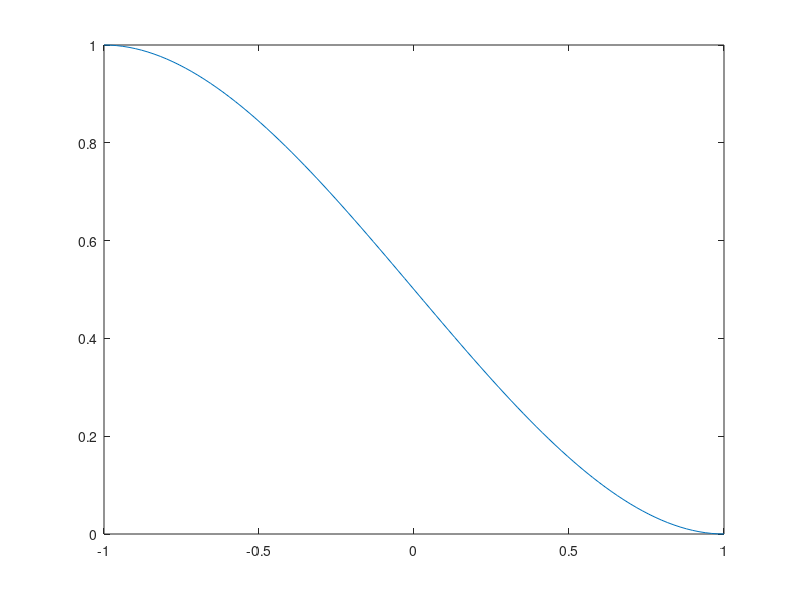
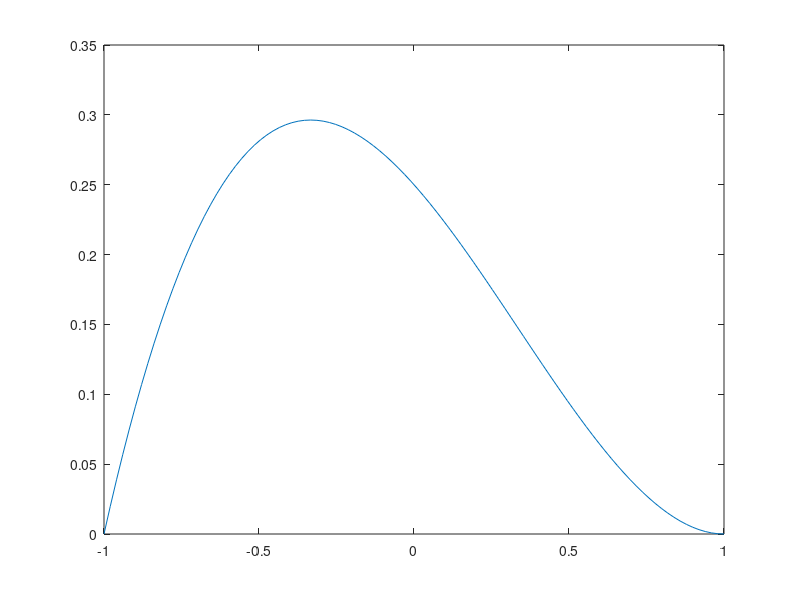
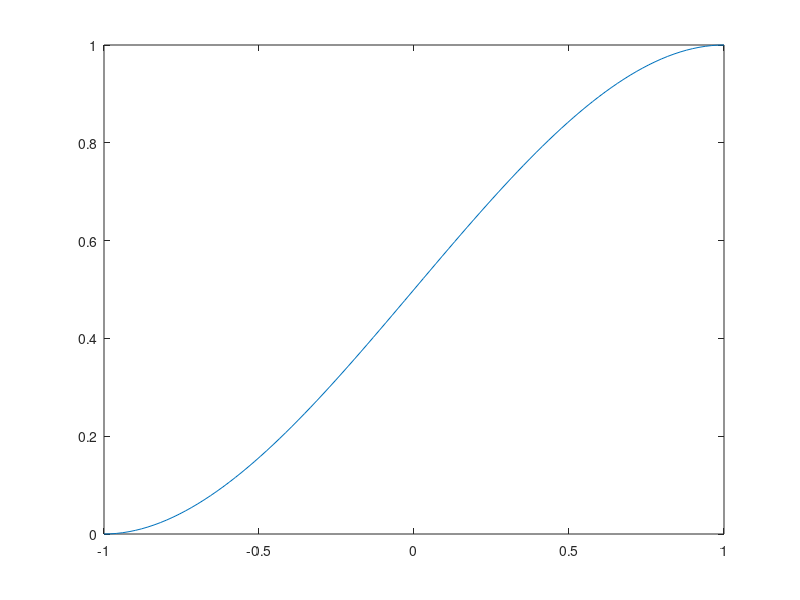
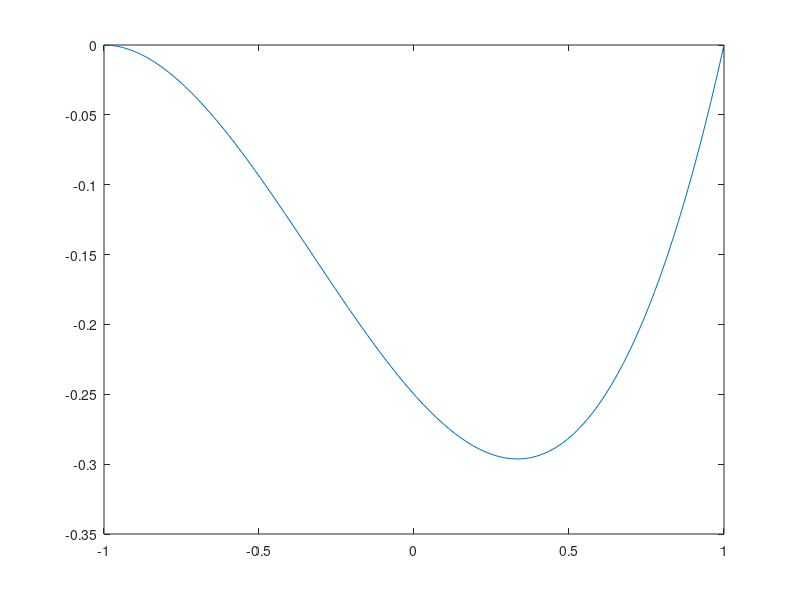

MATLAB code to generate these figures, in order:
clc
clear all
close all

xi = linspace(-1,1,100)

N1 = 0.5-0.75.*(xi)+0.25.*(xi).^3
N2 = 0.25-0.25.*(xi)-0.25.*(xi).^2+0.25.*(xi).^3
N3 = 0.5+0.75.*xi-0.25.*(xi).^3
N4 = -0.25-0.25.*(xi)+0.25.*(xi).^2+0.25.*(xi).^3

N5 = 0.5+-0.5.*(xi)
N6 = 0.5+0.5.*(xi)

figure
plot(xi,N1)

figure
plot(xi,N2)

figure 
plot(xi,N3)

figure
plot(xi,N4)

figure 
plot(xi,N5)

figure
plot(xi,N6)









